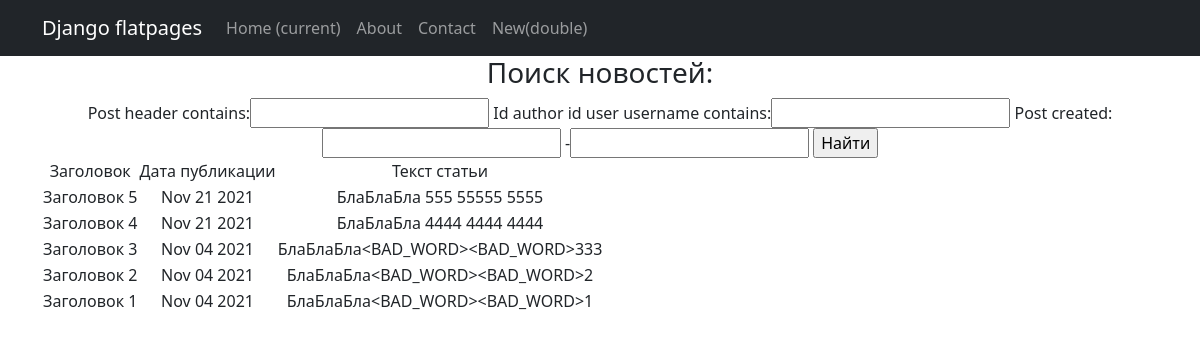
/news/search, run on the app's committed database.
### news/models.py (models this page shows, shortened)
class Post(models.Model):
    article = 'A'
    news = 'N'
    POSTING_TYPE = [(article, 'статья'), (news, 'новость')]
    id_author = models.ForeignKey(Author, on_delete=models.CASCADE)
    post_type = models.CharField(max_length=1, choices=POSTING_TYPE, default=article)
    post_created = models.DateTimeField(auto_now_add=True)
    id_post_category = models.ManyToManyField(Category, through="PostCategory")
    post_header = models.CharField(max_length=255)
    post_text = models.TextField()
    post_rating = models.IntegerField(default=0)

### news/views.py (the view)
# urls.py: path('search', NewsSearch.as_view()),
class NewsSearch(ListView):
    model = Post
    template_name = 'news_search.html'
    context_object_name = 'search'
    ordering = ['-post_created']
    paginate_by = 10
    def get_filter(self):
        return NewsFilter(self.request.GET, queryset=super().get_queryset())
    def get_queryset(self):
        return self.get_filter().qs
    def get_context_data(self, *args, **kwargs):
        return {
            **super().get_context_data(*args, **kwargs),
            'filter': self.get_filter()
        }

### news/templatetags/custom_filters.py (called while the page is built)
@register.filter(name='censor')
def censor(value):
    bad_words = ['1111', '2222', '3333']#словарь плохих слов.
    if isinstance(value, str):
        for bad in bad_words:
            value = value.replace(bad, '<BAD_WORD>')
        return value
    else:
        raise ValueError(f'Не является строкой: {type(value)}')

### templates/news_search.html (shortened to what this page needs)
{% extends 'flatpages/default.html' %}
{% load custom_filters %}
{% block content %}
<h3>Поиск новостей: </h3>
<form method="GET">
    {{ filter.form }}
    <input type="submit" value="Найти">
</form>
 {% if search %}
        <table>
            <tr>
                <td>
                    Заголовок
                </td>
                <td>
                    Дата публикации
                </td>
                <td>
                    Текст статьи
                </td>
            </tr>
               {% for nw in search %}
            <tr>
                <td>
                    {{ nw.post_header }}
                </td>
                <td>
                    {{ nw.post_created|date:'M d Y' }}
                </td>
                <td>
                    {{ nw.post_text|censor|truncatechars:50 }}
                </td>
            </tr>
        {% endfor %}
        </table>
    {% else %}
        <h2>Новостей нет!</h2>
    {% endif %}
{% endblock content %}

### data on the page
Post: post_header "Заголовок 5", post_created "Nov 21 2021", post_text|censor "БлаБлаБла 555 55555 5555"
Post: post_header "Заголовок 4", post_created "Nov 21 2021", post_text|censor "БлаБлаБла 4444 4444 4444"
Post: post_header "Заголовок 3", post_created "Nov 04 2021", post_text|censor "БлаБлаБла<BAD_WORD><BAD_WORD>333"
Post: post_header "Заголовок 2", post_created "Nov 04 2021", post_text|censor "БлаБлаБла<BAD_WORD><BAD_WORD>2"
Post: post_header "Заголовок 1", post_created "Nov 04 2021", post_text|censor "БлаБлаБла<BAD_WORD><BAD_WORD>1"
